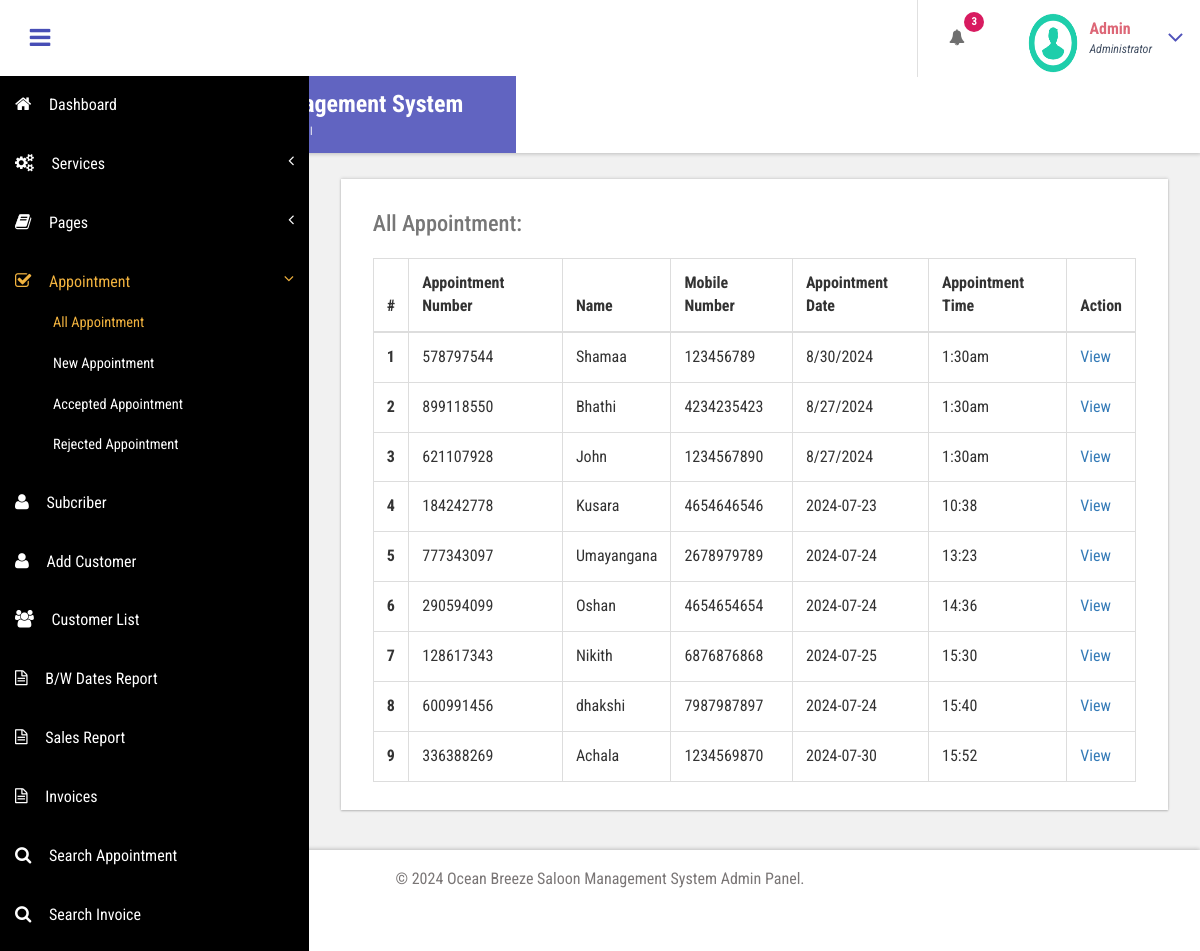
Page /admin/all-appointment.php (signed in) on the committed database.
### tables this page shows
CREATE TABLE `tblappointment` (
  `ID` int(10) NOT NULL,
  `AptNumber` varchar(80) DEFAULT NULL,
  `Name` varchar(120) DEFAULT NULL,
  `Email` varchar(120) DEFAULT NULL,
  `PhoneNumber` bigint(11) DEFAULT NULL,
  `AptDate` varchar(120) DEFAULT NULL,
  `AptTime` varchar(120) DEFAULT NULL,
  `Services` varchar(120) DEFAULT NULL,
  `ApplyDate` timestamp NULL DEFAULT current_timestamp(),
  `Remark` varchar(250) NOT NULL,
  `Status` varchar(50) NOT NULL,
  `RemarkDate` timestamp NOT NULL DEFAULT '0000-00-00 00:00:00' ON UPDATE current_timestamp()
);

### admin/all-appointment.php (the view, shortened to what this page needs)
<?php
include('includes/dbconnection.php');
if (strlen($_SESSION['bpmsaid']==0)) {
  header('location:logout.php');
  } else{
  ?>
<!DOCTYPE HTML>
<html>
<head>
<link href="css/bootstrap.css" rel='stylesheet' type='text/css' />
<link href="css/style.css" rel='stylesheet' type='text/css' />
<link href="css/font-awesome.css" rel="stylesheet">
<link href="css/animate.css" rel="stylesheet" type="text/css" media="all">
<link href="css/custom.css" rel="stylesheet">
</head>
<body class="cbp-spmenu-push">
	<div class="main-content">
		 <?php include_once('includes/sidebar.php');?>
		 <?php include_once('includes/header.php');?>
		<div id="page-wrapper">
			<div class="main-page">
				<div class="tables">
					<h3 class="title1">All Appointment</h3>
					<div class="table-responsive bs-example widget-shadow">
						<h4>All Appointment:</h4>
						<table class="table table-bordered"> <thead> <tr> <th>#</th> <th> Appointment Number</th> <th>Name</th><th>Mobile Number</th> <th>Appointment Date</th><th>Appointment Time</th><th>Action</th> </tr> </thead> <tbody>
<?php
$ret=mysqli_query($con,"select *from  tblappointment");
$cnt=1;
while ($row=mysqli_fetch_array($ret)) {
?>
						 <tr> <th scope="row"><?php echo $cnt;?></th> <td><?php  echo $row['AptNumber'];?></td> <td><?php  echo $row['Name'];?></td><td><?php  echo $row['PhoneNumber'];?></td><td><?php  echo $row['AptDate'];?></td> <td><?php  echo $row['AptTime'];?></td> <td><a href="view-appointment.php?viewid=<?php echo $row['ID'];?>">View</a></td> </tr>   <?php
$cnt=$cnt+1;
}?></tbody> </table>
					</div>
				</div>
			</div>
		</div>
		 <?php include_once('includes/footer.php');?>
	</div>
</body>
</html>
<?php }  ?>

### admin/includes/sidebar.php (shortened to what this page needs)
  <div class=" sidebar" role="navigation">
            <div class="navbar-collapse">
        <nav class="cbp-spmenu cbp-spmenu-vertical cbp-spmenu-left" id="cbp-spmenu-s1">
          <ul class="nav" id="leftCol" style="margin-top:7% ;">
            <li>
              <a href="dashboard.php"><i class="fa fa-home nav_icon"></i>Dashboard</a>
            </li>
            <li>
              <a href="add-services.php"><i class="fa fa-cogs nav_icon"></i>Services<span class="fa arrow"></span> </a>
            </li>
            <li class="">
              <a href="about-us.php"><i class="fa fa-book nav_icon"></i>Pages <span class="fa arrow"></span></a>
            </li>
            <li>
              <a href="all-appointment.php"><i class="fa fa-check-square-o nav_icon"></i>Appointment<span class="fa arrow"></span></a>
              <ul class="nav nav-second-level collapse">
                <li>
                  <a href="all-appointment.php">All Appointment</a>
                </li>
                <li>
                  <a href="new-appointment.php">New Appointment</a>
                </li>
                <li>
                  <a href="accepted-appointment.php">Accepted Appointment</a>
                </li>
                <li>
                  <a href="rejected-appointment.php">Rejected Appointment</a>
                </li>
              </ul>
            </li>
           <li>
              <a href="subcriber.php" class="chart-nav"><i class="fa fa-user nav_icon"></i>Subcriber</a>
            </li>
            <li>
              <a href="add-customer.php" class="chart-nav"><i class="fa fa-user nav_icon"></i>Add Customer</a>
            </li>
             <li>
              <a href="customer-list.php" class="chart-nav"><i class="fa fa-users nav_icon"></i>Customer List</a>
            </li>
<li>
              <a href="bwdates-reports-ds.php" class="chart-nav"><i class="fa fa-file-text-o nav_icon"></i>B/W Dates Report</a>
            </li><li>
              <a href="sales-reports.php" class="chart-nav"><i class="fa fa-file-text-o nav_icon"></i>Sales Report</a>
            </li>
    <li>
              <a href="invoices.php" class="chart-nav"><i class="fa fa-file-text-o nav_icon"></i>Invoices</a>
            </li>
            <li>
              <a href="search-appointment.php" class="chart-nav"><i class="fa fa-search nav_icon"></i>Search Appointment</a>
            </li>
            <li>
              <a href="search-invoices.php" class="chart-nav"><i class="fa fa-search nav_icon"></i>Search Invoice</a>
            </li>
          </ul>
        </nav>
      </div>
    </div>

### admin/includes/header.php (shortened to what this page needs)
<div class="sticky-header header-section ">
      <div class="header-left">
        <button id="showLeftPush"><i class="fa fa-bars"></i></button>
        <div class="logo">
          <a href="index.html">
            <h1>Ocean Breeze Saloon Management System</h1>
            <span>AdminPanel</span>
          </a>
        </div>
      </div>
      <div class="header-right">
        <div class="profile_details_left">
          <ul class="nofitications-dropdown">
            <?php
$ret1=mysqli_query($con,"select ID,Name from  tblappointment where Status=''");
$num=mysqli_num_rows($ret1);
?>
            <li class="dropdown head-dpdn">
              <a href="#" class="dropdown-toggle" data-toggle="dropdown" aria-expanded="false"><i class="fa fa-bell"></i><span class="badge blue"><?php echo $num;?></span></a>
            </li>
          </ul>
          <div class="clearfix"> </div>
        </div>
        <div class="profile_details">
        <?php
$adid=$_SESSION['bpmsaid'];
$ret=mysqli_query($con,"select AdminName from tbladmin where ID='$adid'");
$row=mysqli_fetch_array($ret);
$name=$row['AdminName'];
?>
          <ul>
            <li class="dropdown profile_details_drop">
              <a href="#" class="dropdown-toggle" data-toggle="dropdown" aria-expanded="false">
                <div class="profile_img">
                  <span class="prfil-img"><img src="images/download (1).png" alt="" width="50" height="60"> </span>
                  <div class="user-name">
                    <p><?php echo $name; ?></p>
                    <span>Administrator</span>
                  </div>
                  <i class="fa fa-angle-down lnr"></i>
                  <div class="clearfix"></div>
                </div>
              </a>
            </li>
          </ul>
        </div>
      </div>
      <div class="clearfix"> </div>
    </div>

### admin/includes/footer.php
<div class="footer">
   <p>&copy; 2024 Ocean Breeze Saloon Management System Admin Panel.</p>
</div>

### admin/css/custom.css (style rules this page uses)
#page-wrapper { padding:7em 2em 2.5em; background-color: #F1F1F1; }
.sidebar .arrow { float: right; }
.sidebar .fa.arrow:before { content: "\f104"; }
.sidebar .active>a>.fa.arrow:before { content: "\f107"; }
.sidebar .nav-second-level li, .sidebar .nav-third-level li { border-bottom: 0!important; margin-bottom: 0; }
.sidebar .nav-second-level li a { padding-left: 53px; font-size: .9em; }

### admin/includes/sidebar.php (style rules this page uses)
#leftCol { position: fixed; width: 309px; overflow-y: scroll; top: 0; bottom: 0; }

### rows in the picture
tblappointment: AptNumber "578797544", Name "Shamaa", PhoneNumber "123456789", AptDate "8/30/2024", AptTime "1:30am"
tblappointment: AptNumber "899118550", Name "Bhathi", PhoneNumber "4234235423", AptDate "8/27/2024", AptTime "1:30am"
tblappointment: AptNumber "621107928", Name "John", PhoneNumber "1234567890", AptDate "8/27/2024", AptTime "1:30am"
tblappointment: AptNumber "184242778", Name "Kusara", PhoneNumber "4654646546", AptDate "2024-07-23", AptTime "10:38"
tblappointment: AptNumber "777343097", Name "Umayangana", PhoneNumber "2678979789", AptDate "2024-07-24", AptTime "13:23"
tblappointment: AptNumber "290594099", Name "Oshan", PhoneNumber "4654654654", AptDate "2024-07-24", AptTime "14:36"
tblappointment: AptNumber "128617343", Name "Nikith", PhoneNumber "6876876868", AptDate "2024-07-25", AptTime "15:30"
tblappointment: AptNumber "600991456", Name "dhakshi", PhoneNumber "7987987897", AptDate "2024-07-24", AptTime "15:40"
tblappointment: AptNumber "336388269", Name "Achala", PhoneNumber "1234569870", AptDate "2024-07-30", AptTime "15:52"

### other values in the picture
$num "3"
$name "Admin"
